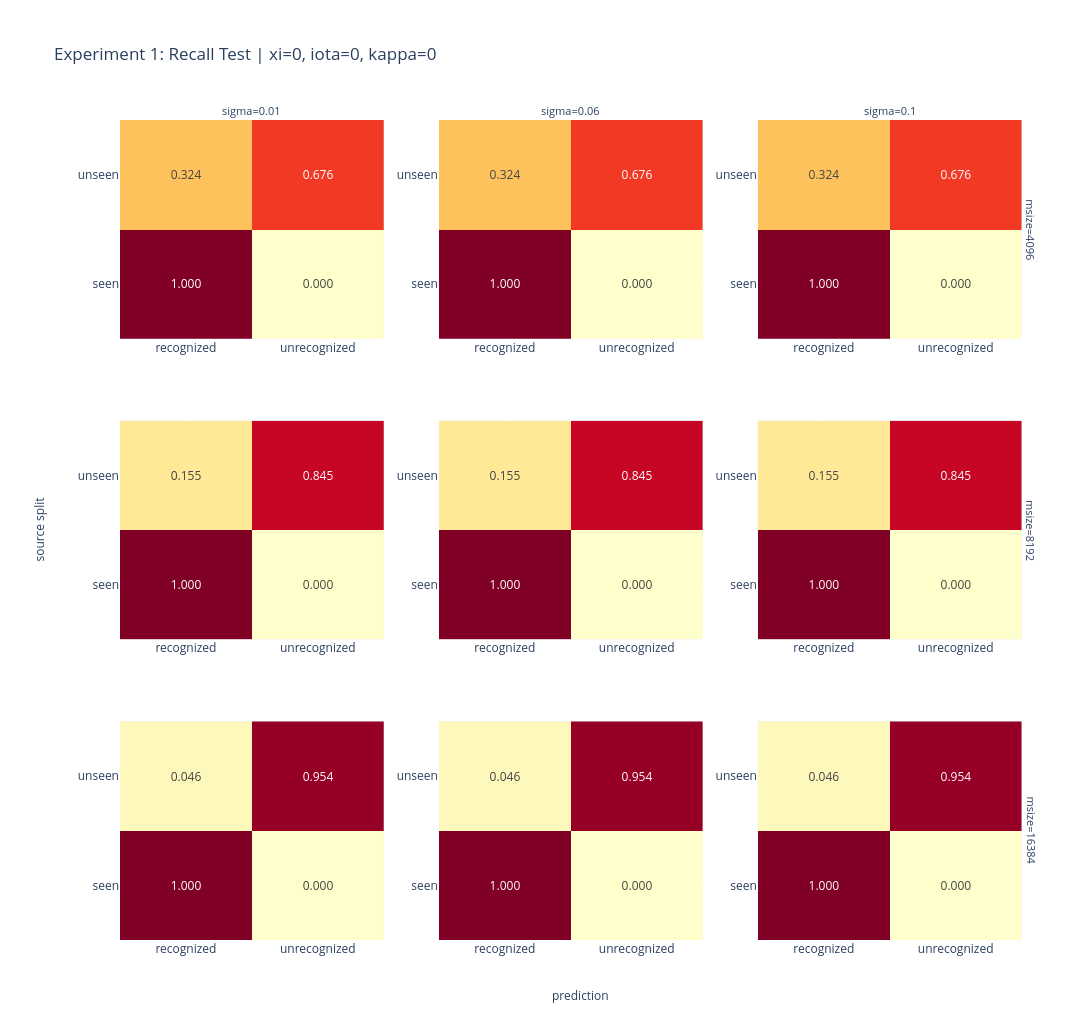

Notebook code cell kept with this figure:
### Code cell
import plotly.graph_objects as go
from plotly.subplots import make_subplots

matrix_rows = []
for record in summary_data:
    for row_index, source in enumerate(record["labels"]["rows"]):
        for col_index, outcome in enumerate(record["labels"]["columns"]):
            matrix_rows.append(
                {
                    "memory_domain": record["memory_domain"],
                    "sigma": record["sigma"],
                    "xi": record["xi"],
                    "iota": record["iota"],
                    "kappa": record["kappa"],
                    "source": source,
                    "outcome": outcome,
                    "count": record["matrix"][row_index][col_index],
                    "rate": record["rates"][f"{source}_{outcome}_rate"],
                }
            )

matrix_df = pd.DataFrame(matrix_rows)
source_order = ["seen", "unseen"]
outcome_order = ["recognized", "unrecognized"]
matrix_df = matrix_df[matrix_df["source"].isin(source_order)].copy()

memory_domain_values = sorted(matrix_df["memory_domain"].unique().tolist())
sigma_values = sorted(matrix_df["sigma"].unique().tolist())
xi_values = sorted(matrix_df["xi"].unique().tolist())
iota_values = sorted(matrix_df["iota"].unique().tolist())
kappa_values = sorted(matrix_df["kappa"].unique().tolist())

selected_xi = xi_values[0]
selected_iota = iota_values[0]
selected_kappa = kappa_values[0]
value_field = "rate"

subset = matrix_df[
    (matrix_df["xi"] == selected_xi)
    & (matrix_df["iota"] == selected_iota)
    & (matrix_df["kappa"] == selected_kappa)
].copy()

if subset.empty:
    raise ValueError(
        f"No data for xi={selected_xi:g}, iota={selected_iota:g}, kappa={selected_kappa:g}."
    )

subset["source"] = pd.Categorical(subset["source"], categories=source_order, ordered=True)
subset["outcome"] = pd.Categorical(subset["outcome"], categories=outcome_order, ordered=True)
subset = subset.sort_values(["memory_domain", "sigma", "source", "outcome"])

if value_field == "rate":
    zmin, zmax = 0.0, 1.0
    colorscale = "YlOrRd"
    colorbar_title = "rate"

    def formatter(value):
        return f"{value:.3f}"
else:
    zmin, zmax = 0, subset["count"].max()
    colorscale = "Blues"
    colorbar_title = "count"

    def formatter(value):
        return f"{int(value)}"

fig = make_subplots(
    rows=len(memory_domain_values),
    cols=len(sigma_values),
    row_titles=[f"msize={memory_domain}" for memory_domain in memory_domain_values],
    column_titles=[f"sigma={sigma:g}" for sigma in sigma_values],
    horizontal_spacing=0.06,
    vertical_spacing=0.10,
)

for row_number, memory_domain in enumerate(memory_domain_values, start=1):
    for col_number, sigma in enumerate(sigma_values, start=1):
        panel = subset[
            (subset["memory_domain"] == memory_domain)
            & (subset["sigma"] == sigma)
        ]

        if panel.empty:
            fig.add_annotation(
                row=row_number,
                col=col_number,
                text="sin datos",
                showarrow=False,
                font={"size": 11, "color": "gray"},
            )
            continue

        matrix_view = (
            panel.pivot(index="source", columns="outcome", values=value_field)
            .reindex(index=source_order, columns=outcome_order)
        )
        text_values = matrix_view.map(formatter)

        fig.add_trace(
            go.Heatmap(
                z=matrix_view.to_numpy(),
                x=outcome_order,
                y=source_order,
                zmin=zmin,
                zmax=zmax,
                colorscale=colorscale,
                showscale=False,
                text=text_values.to_numpy(),
                texttemplate="%{text}",
                hovertemplate=(
                    "source=%{y}<br>prediction=%{x}<br>"
                    + f"{colorbar_title}=%{{z}}<extra></extra>"
                ),
            ),
            row=row_number,
            col=col_number,
        )

fig.update_xaxes(title_text="")
fig.update_yaxes(title_text="")
fig.update_annotations(font={"size": 11})
fig.update_layout(
    title=(
        "Experiment 1: Recall Test"
        + f" | xi={selected_xi:g}, iota={selected_iota:g}, kappa={selected_kappa:g}"
    ),
    height=340 * len(memory_domain_values),
    width=360 * len(sigma_values),
    margin={"l": 120, "r": 40, "t": 120, "b": 80},
    annotations=[
        *fig.layout.annotations,
        dict(
            text="prediction",
            x=0.5,
            y=-0.08,
            xref="paper",
            yref="paper",
            showarrow=False,
            font={"size": 12},
        ),
        dict(
            text="source split",
            x=-0.10,
            y=0.5,
            xref="paper",
            yref="paper",
            textangle=-90,
            showarrow=False,
            font={"size": 12},
        ),
    ],
)
fig.show()

### Figure 1 — Plotly figure (JSON) as saved in the notebook; plotly's stock layout.template omitted (floating-point values rounded to 4 significant figures)
{"data": [{"colorscale": [[0, "rgb(255,255,204)"], [0.125, "rgb(255,237,160)"], [0.25, "rgb(254,217,118)"], [0.375, "rgb(254,178,76)"], [0.5, "rgb(253,141,60)"], [0.625, "rgb(252,78,42)"], [0.75, "rgb(227,26,28)"], [0.875, "rgb(189,0,38)"], [1, "rgb(128,0,38)"]], "hovertemplate": "source=%{y}<br>prediction=%{x}<br>rate=%{z}<extra></extra>", "showscale": false, "text": [["1.000", "0.000"], ["0.324", "0.676"]], "texttemplate": "%{text}", "type": "heatmap", "x": ["recognized", "unrecognized"], "xaxis": "x", "y": ["seen", "unseen"], "yaxis": "y", "z": [[1.0, 0.0], [0.3238, 0.6762]], "zmax": 1, "zmin": 0}, {"colorscale": [[0, "rgb(255,255,204)"], [0.125, "rgb(255,237,160)"], [0.25, "rgb(254,217,118)"], [0.375, "rgb(254,178,76)"], [0.5, "rgb(253,141,60)"], [0.625, "rgb(252,78,42)"], [0.75, "rgb(227,26,28)"], [0.875, "rgb(189,0,38)"], [1, "rgb(128,0,38)"]], "hovertemplate": "source=%{y}<br>prediction=%{x}<br>rate=%{z}<extra></extra>", "showscale": false, "text": [["1.000", "0.000"], ["0.324", "0.676"]], "texttemplate": "%{text}", "type": "heatmap", "x": ["recognized", "unrecognized"], "xaxis": "x2", "y": ["seen", "unseen"], "yaxis": "y2", "z": [[1.0, 0.0], [0.3238, 0.6762]], "zmax": 1, "zmin": 0}, {"colorscale": [[0, "rgb(255,255,204)"], [0.125, "rgb(255,237,160)"], [0.25, "rgb(254,217,118)"], [0.375, "rgb(254,178,76)"], [0.5, "rgb(253,141,60)"], [0.625, "rgb(252,78,42)"], [0.75, "rgb(227,26,28)"], [0.875, "rgb(189,0,38)"], [1, "rgb(128,0,38)"]], "hovertemplate": "source=%{y}<br>prediction=%{x}<br>rate=%{z}<extra></extra>", "showscale": false, "text": [["1.000", "0.000"], ["0.324", "0.676"]], "texttemplate": "%{text}", "type": "heatmap", "x": ["recognized", "unrecognized"], "xaxis": "x3", "y": ["seen", "unseen"], "yaxis": "y3", "z": [[1.0, 0.0], [0.3238, 0.6762]], "zmax": 1, "zmin": 0}, {"colorscale": [[0, "rgb(255,255,204)"], [0.125, "rgb(255,237,160)"], [0.25, "rgb(254,217,118)"], [0.375, "rgb(254,178,76)"], [0.5, "rgb(253,141,60)"], [0.625, "rgb(252,78,42)"], [0.75, "rgb(227,26,28)"], [0.875, "rgb(189,0,38)"], [1, "rgb(128,0,38)"]], "hovertemplate": "source=%{y}<br>prediction=%{x}<br>rate=%{z}<extra></extra>", "showscale": false, "text": [["1.000", "0.000"], ["0.155", "0.845"]], "texttemplate": "%{text}", "type": "heatmap", "x": ["recognized", "unrecognized"], "xaxis": "x4", "y": ["seen", "unseen"], "yaxis": "y4", "z": [[1.0, 0.0], [0.1552, 0.8448]], "zmax": 1, "zmin": 0}, {"colorscale": [[0, "rgb(255,255,204)"], [0.125, "rgb(255,237,160)"], [0.25, "rgb(254,217,118)"], [0.375, "rgb(254,178,76)"], [0.5, "rgb(253,141,60)"], [0.625, "rgb(252,78,42)"], [0.75, "rgb(227,26,28)"], [0.875, "rgb(189,0,38)"], [1, "rgb(128,0,38)"]], "hovertemplate": "source=%{y}<br>prediction=%{x}<br>rate=%{z}<extra></extra>", "showscale": false, "text": [["1.000", "0.000"], ["0.155", "0.845"]], "texttemplate": "%{text}", "type": "heatmap", "x": ["recognized", "unrecognized"], "xaxis": "x5", "y": ["seen", "unseen"], "yaxis": "y5", "z": [[1.0, 0.0], [0.1552, 0.8448]], "zmax": 1, "zmin": 0}, {"colorscale": [[0, "rgb(255,255,204)"], [0.125, "rgb(255,237,160)"], [0.25, "rgb(254,217,118)"], [0.375, "rgb(254,178,76)"], [0.5, "rgb(253,141,60)"], [0.625, "rgb(252,78,42)"], [0.75, "rgb(227,26,28)"], [0.875, "rgb(189,0,38)"], [1, "rgb(128,0,38)"]], "hovertemplate": "source=%{y}<br>prediction=%{x}<br>rate=%{z}<extra></extra>", "showscale": false, "text": [["1.000", "0.000"], ["0.155", "0.845"]], "texttemplate": "%{text}", "type": "heatmap", "x": ["recognized", "unrecognized"], "xaxis": "x6", "y": ["seen", "unseen"], "yaxis": "y6", "z": [[1.0, 0.0], [0.1552, 0.8448]], "zmax": 1, "zmin": 0}, {"colorscale": [[0, "rgb(255,255,204)"], [0.125, "rgb(255,237,160)"], [0.25, "rgb(254,217,118)"], [0.375, "rgb(254,178,76)"], [0.5, "rgb(253,141,60)"], [0.625, "rgb(252,78,42)"], [0.75, "rgb(227,26,28)"], [0.875, "rgb(189,0,38)"], [1, "rgb(128,0,38)"]], "hovertemplate": "source=%{y}<br>prediction=%{x}<br>rate=%{z}<extra></extra>", "showscale": false, "text": [["1.000", "0.000"], ["0.046", "0.954"]], "texttemplate": "%{text}", "type": "heatmap", "x": ["recognized", "unrecognized"], "xaxis": "x7", "y": ["seen", "unseen"], "yaxis": "y7", "z": [[1.0, 0.0], [0.04554, 0.9545]], "zmax": 1, "zmin": 0}, {"colorscale": [[0, "rgb(255,255,204)"], [0.125, "rgb(255,237,160)"], [0.25, "rgb(254,217,118)"], [0.375, "rgb(254,178,76)"], [0.5, "rgb(253,141,60)"], [0.625, "rgb(252,78,42)"], [0.75, "rgb(227,26,28)"], [0.875, "rgb(189,0,38)"], [1, "rgb(128,0,38)"]], "hovertemplate": "source=%{y}<br>prediction=%{x}<br>rate=%{z}<extra></extra>", "showscale": false, "text": [["1.000", "0.000"], ["0.046", "0.954"]], "texttemplate": "%{text}", "type": "heatmap", "x": ["recognized", "unrecognized"], "xaxis": "x8", "y": ["seen", "unseen"], "yaxis": "y8", "z": [[1.0, 0.0], [0.04554, 0.9545]], "zmax": 1, "zmin": 0}, {"colorscale": [[0, "rgb(255,255,204)"], [0.125, "rgb(255,237,160)"], [0.25, "rgb(254,217,118)"], [0.375, "rgb(254,178,76)"], [0.5, "rgb(253,141,60)"], [0.625, "rgb(252,78,42)"], [0.75, "rgb(227,26,28)"], [0.875, "rgb(189,0,38)"], [1, "rgb(128,0,38)"]], "hovertemplate": "source=%{y}<br>prediction=%{x}<br>rate=%{z}<extra></extra>", "showscale": false, "text": [["1.000", "0.000"], ["0.046", "0.954"]], "texttemplate": "%{text}", "type": "heatmap", "x": ["recognized", "unrecognized"], "xaxis": "x9", "y": ["seen", "unseen"], "yaxis": "y9", "z": [[1.0, 0.0], [0.04554, 0.9545]], "zmax": 1, "zmin": 0}], "layout": {"annotations": [{"font": {"size": 11}, "showarrow": false, "text": "sigma=0.01", "x": 0.1433, "xanchor": "center", "xref": "paper", "y": 1, "yanchor": "bottom", "yref": "paper"}, {"font": {"size": 11}, "showarrow": false, "text": "sigma=0.06", "x": 0.49, "xanchor": "center", "xref": "paper", "y": 1, "yanchor": "bottom", "yref": "paper"}, {"font": {"size": 11}, "showarrow": false, "text": "sigma=0.1", "x": 0.8367, "xanchor": "center", "xref": "paper", "y": 1, "yanchor": "bottom", "yref": "paper"}, {"font": {"size": 11}, "showarrow": false, "text": "msize=4096", "textangle": 90, "x": 0.98, "xanchor": "left", "xref": "paper", "y": 0.8667, "yanchor": "middle", "yref": "paper"}, {"font": {"size": 11}, "showarrow": false, "text": "msize=8192", "textangle": 90, "x": 0.98, "xanchor": "left", "xref": "paper", "y": 0.5, "yanchor": "middle", "yref": "paper"}, {"font": {"size": 11}, "showarrow": false, "text": "msize=16384", "textangle": 90, "x": 0.98, "xanchor": "left", "xref": "paper", "y": 0.1333, "yanchor": "middle", "yref": "paper"}, {"font": {"size": 12}, "showarrow": false, "text": "prediction", "x": 0.5, "xref": "paper", "y": -0.08, "yref": "paper"}, {"font": {"size": 12}, "showarrow": false, "text": "source split", "textangle": -90, "x": -0.1, "xref": "paper", "y": 0.5, "yref": "paper"}], "height": 1020, "margin": {"b": 80, "l": 120, "r": 40, "t": 120}, "title": {"text": "Experiment 1: Recall Test | xi=0, iota=0, kappa=0"}, "width": 1080, "xaxis": {"anchor": "y", "domain": [0, 0.2867], "title": {"text": ""}}, "xaxis2": {"anchor": "y2", "domain": [0.3467, 0.6333], "title": {"text": ""}}, "xaxis3": {"anchor": "y3", "domain": [0.6933, 0.98], "title": {"text": ""}}, "xaxis4": {"anchor": "y4", "domain": [0, 0.2867], "title": {"text": ""}}, "xaxis5": {"anchor": "y5", "domain": [0.3467, 0.6333], "title": {"text": ""}}, "xaxis6": {"anchor": "y6", "domain": [0.6933, 0.98], "title": {"text": ""}}, "xaxis7": {"anchor": "y7", "domain": [0, 0.2867], "title": {"text": ""}}, "xaxis8": {"anchor": "y8", "domain": [0.3467, 0.6333], "title": {"text": ""}}, "xaxis9": {"anchor": "y9", "domain": [0.6933, 0.98], "title": {"text": ""}}, "yaxis": {"anchor": "x", "domain": [0.7333, 1], "title": {"text": ""}}, "yaxis2": {"anchor": "x2", "domain": [0.7333, 1], "title": {"text": ""}}, "yaxis3": {"anchor": "x3", "domain": [0.7333, 1], "title": {"text": ""}}, "yaxis4": {"anchor": "x4", "domain": [0.3667, 0.6333], "title": {"text": ""}}, "yaxis5": {"anchor": "x5", "domain": [0.3667, 0.6333], "title": {"text": ""}}, "yaxis6": {"anchor": "x6", "domain": [0.3667, 0.6333], "title": {"text": ""}}, "yaxis7": {"anchor": "x7", "domain": [0, 0.2667], "title": {"text": ""}}, "yaxis8": {"anchor": "x8", "domain": [0, 0.2667], "title": {"text": ""}}, "yaxis9": {"anchor": "x9", "domain": [0, 0.2667], "title": {"text": ""}}}}
